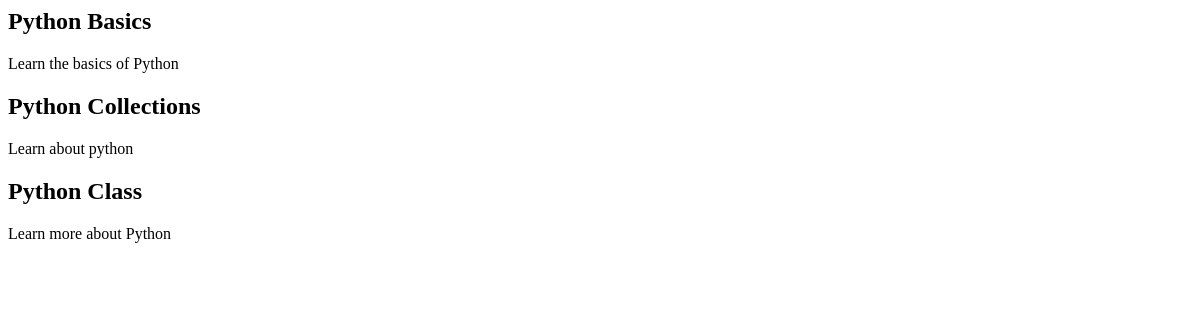
The app's page /courses/, older data.
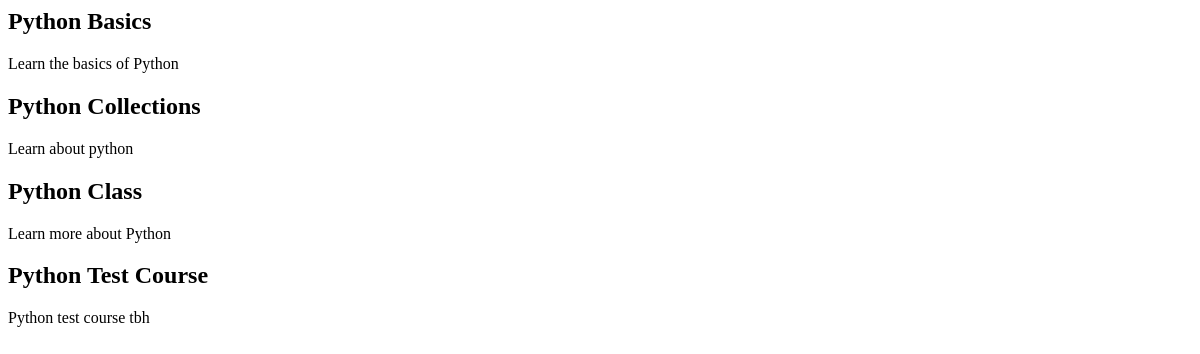
The same page, newer data.
### courses/models.py (models this page shows, shortened)
class Course(models.Model):
    created_at = models.DateTimeField(auto_now_add=True)
    title = models.CharField(max_length=255)
    description = models.TextField()

### courses/views.py (the view)
def course_list(request):
    courses = Course.objects.all()
    return render(request, 'courses/course_list.html', {'courses_list': courses})

### courses/templates/courses/course_list.html
{% for course in courses_list %}
    <h2>{{ course.title }}</h2>
    {{ course.description }}
{% endfor %}

Row changes from the older to the newer data that the page shows:
added Course: title "Python Test Course", description "Python test course tbh"
